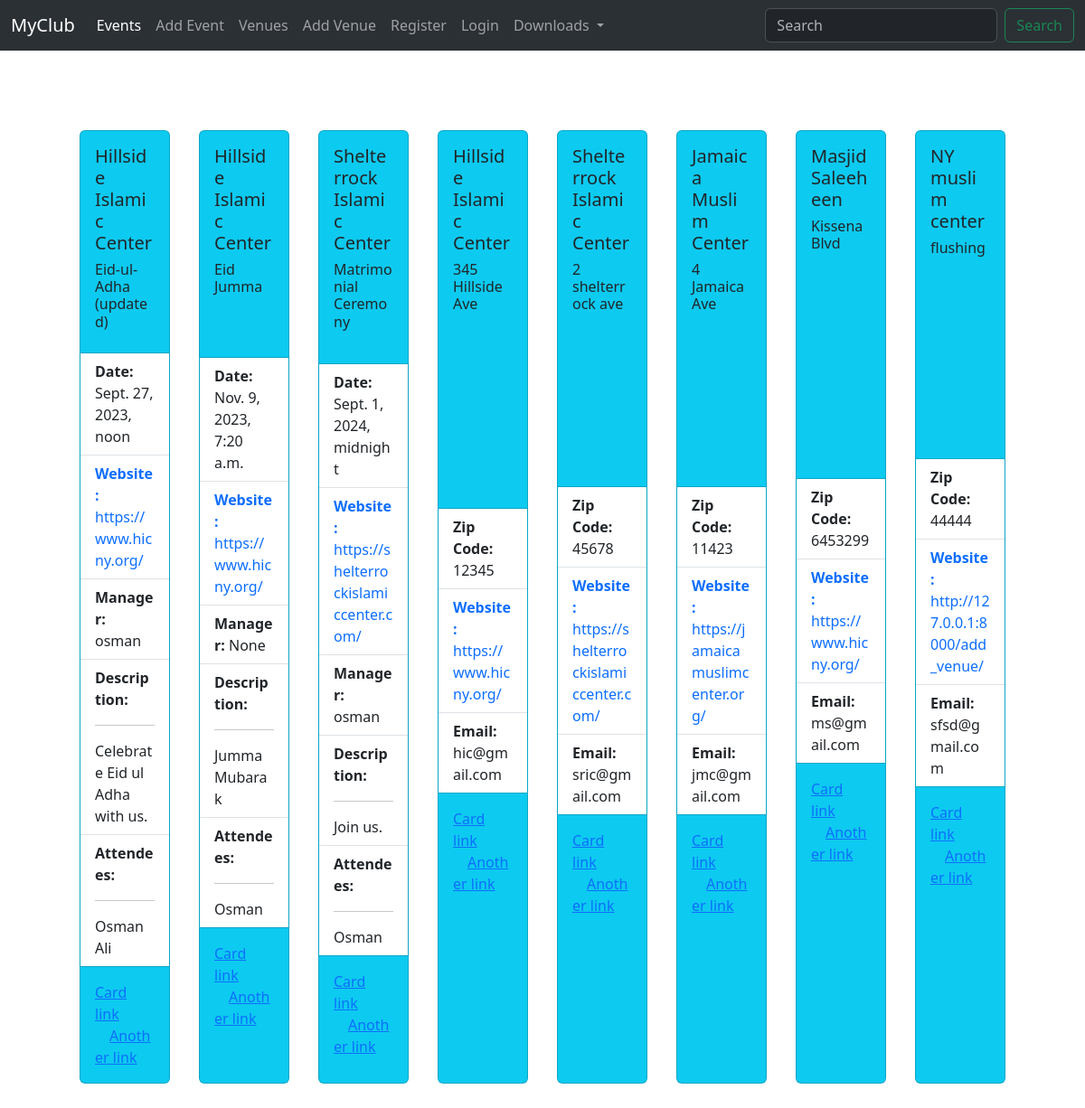
Screenshot of /search_event/ with the database file from the repository.
### events/models.py (models this page shows, shortened)
class Event(models.Model):
    name = models.CharField('Event Name', max_length=100)
    event_date = models.DateTimeField('Event Date')
    venue = models.ForeignKey(Venue, blank=True, on_delete=models.CASCADE)
    manager = models.ForeignKey(User, null=True, blank=True, on_delete=models.SET_NULL)
    description = models.TextField(blank=True)
    attendees = models.ManyToManyField(MyClubUser, blank=True)

class Venue(models.Model):
    name = models.CharField('Venue Name', max_length=120)
    address = models.CharField(max_length=150)
    zip_code = models.CharField('Zip Code', max_length=10)
    phone = models.CharField('Contact Phone', max_length=15)
    web = models.URLField('Website Address')
    email_address = models.EmailField('Email Address')

class MyClubUser(models.Model):
    first_name = models.CharField(max_length=50)
    last_name = models.CharField(max_length=50)
    email = models.EmailField('User Email')

### events/views.py (the view)
# urls.py: path('search_event/', views.search_event, name='search_event'),
def search_event(request):
    query = request.GET.get('q')
    query_list_event = Event.objects.all()
    query_list_venue = Venue.objects.all()
    if query is not None:
        lookups = Q(name__icontains=query)
        query_list_event = Event.objects.filter(lookups)
        query_list_venue = Venue.objects.filter(lookups)
    return render(request, 'events/search_event.html',{
        'event': query_list_event,
        'venue': query_list_venue,
    })

### events/templates/events/search_event.html
{% extends "events/event_list.html" %}
{% block content %}
<div class='d-flex flex-row p-4 m-5 '>
   {% for event in event %}
   <div class="card bg-info m-3" style="width: 30rem;">
       <div class="card-body">
       <h5 class="card-title">{{event.venue.name}}</h5>
       <h6 class='card-title'>{{event.name}}</h6>
       </div>
       <ul class="list-group list-group-flush">
       <li class="list-group-item"><strong>Date:</strong> {{event.event_date}}</li>
       <li class="list-group-item"><a class='text-decoration-none' href='{{event.venue.web}}' target='_blank'><strong>Website:</strong> {{event.venue.web}}</a></li>
       <li class="list-group-item"><strong>Manager:</strong> {{event.manager}}</li>
       <li class="list-group-item"><strong>Description: </strong><hr>
               {{event.description}}</li>
       <li class="list-group-item">
           <strong>Attendees:</strong><hr>
           {% for attendee in event.attendees.all %}
           {{attendee.first_name}}<br>
           {% endfor %}
           </li>
       </ul>
       <div class="card-body">
       <a href="#" class="card-link">Card link</a>
       <a href="#" class="card-link">Another link</a>
       </div>
   </div>
   {% endfor %}
   {% for event in venue %}
   <div class="card bg-info m-3" style="width: 30rem;">
       <div class="card-body">
       <h5 class="card-title">{{event.name}}</h5>
       <h6 class='card-title'>{{event.address}}</h6>
       </div>
       <ul class="list-group list-group-flush">
       <li class="list-group-item"><strong>Zip Code:</strong> {{event.zip_code}}</li>
       <li class="list-group-item"><a class='text-decoration-none' href='{{event.web}}' target='_blank'><strong>Website:</strong> {{event.web}}</a></li>
       <li class="list-group-item"><strong>Email:</strong> {{event.email_address}}</li>
       </ul>
       <div class="card-body">
       <a href="#" class="card-link">Card link</a>
       <a href="#" class="card-link">Another link</a>
       </div>
   </div>
   {% endfor %}
</div>
{% endblock %}

### events/templates/events/event_list.html (shortened to what this page needs)
<!Doctype html>
<html lang="en">
  <head>
    <link href="https://cdn.jsdelivr.net/npm/bootstrap@5.3.2/dist/css/bootstrap.min.css" rel="stylesheet">
  </head>
  <body>
    {% include 'events/navbar.html' %}
    {% block content %}{% endblock %}
  </body>
</html>

### events/templates/events/navbar.html (shortened to what this page needs)
<nav class="navbar navbar-expand-lg bg-body-tertiary" data-bs-theme="dark">
    <div class="container-fluid">
      <a class="navbar-brand" href="#">MyClub</a>
      <div class="collapse navbar-collapse" id="navbarSupportedContent">
        <ul class="navbar-nav me-auto mb-2 mb-lg-0">
          <li class="nav-item">
            <a class="nav-link active" aria-current="page" href="{% url 'event_list' %}">Events</a>
          </li>
          <li class="nav-item">
            <a class="nav-link" href="{% url 'add_event' %}">Add Event</a>
          </li>
          <li class="nav-item">
            <a class="nav-link" href="{% url 'list_venue' %}">Venues</a>
          </li>
          <li class="nav-item">
            <a class="nav-link" href="{% url 'add_venue' %}">Add Venue</a>
          </li>
          <li class="nav-item">
            <a class="nav-link" href="{% url 'register_user' %}">Register</a>
          </li>
          {% if user.is_authenticated %}
          <li class="nav-item">
            <a class="nav-link">Hello, {{user.username}}</a>
          </li>
          <li class="nav-item">
            <a class="nav-link btn btn-danger btn-outline-info" href="{% url 'logout_user' %}">Logout</a>
          </li>
          {% else %}
          <li class="nav-item">
            <a class="nav-link" href="{% url 'login_user' %}">Login</a>
          </li>
          {% endif %}
          <li class="nav-item dropdown">
            <a class="nav-link dropdown-toggle" href="#" id="navbarDropdown" role="button" data-bs-toggle="dropdown" aria-expanded="false">
              Downloads
            </a>
          </li>
        </ul>
        <form class="d-flex" role="search" action="{% url 'search_event' %}">
          <input name='q' class="form-control me-2" type="search" placeholder="Search" aria-label="Search">
          <button class="btn btn-outline-success" type="submit">Search</button>
        </form>
      </div>
    </div>
  </nav>

### rows the page displays
Event: venue.name "Hillside Islamic Center", name "Eid-ul-Adha (updated)", event_date "Sept. 27, 2023, noon", venue.web "https://www.hicny.org/", manager "osman", description "Celebrate Eid ul Adha with us."
MyClubUser: first_name "Osman"
MyClubUser: first_name "Ali"
Event: venue.name "Hillside Islamic Center", name "Eid Jumma", event_date "Nov. 9, 2023, 7:20 a.m.", venue.web "https://www.hicny.org/", manager "None", description "Jumma Mubarak"
Event: venue.name "Shelterrock Islamic Center", name "Matrimonial Ceremony", event_date "Sept. 1, 2024, midnight", venue.web "https://shelterrockislamiccenter.com/", manager "osman", description "Join us."
Venue: name "Hillside Islamic Center", address "345 Hillside Ave", zip_code "12345", web "https://www.hicny.org/", email_address "hic@gmail.com"
Venue: name "Shelterrock Islamic Center", address "2 shelterrock ave", zip_code "45678", web "https://shelterrockislamiccenter.com/", email_address "sric@gmail.com"
Venue: name "Jamaica Muslim Center", address "4 Jamaica Ave", zip_code "11423", web "https://jamaicamuslimcenter.org/", email_address "jmc@gmail.com"
Venue: name "Masjid Saleeheen", address "Kissena Blvd", zip_code "6453299", web "https://www.hicny.org/", email_address "ms@gmail.com"
Venue: name "NY muslim center", address "flushing", zip_code "44444", web "http://127.0.0.1:8000/add_venue/", email_address "sfsd@gmail.com"
